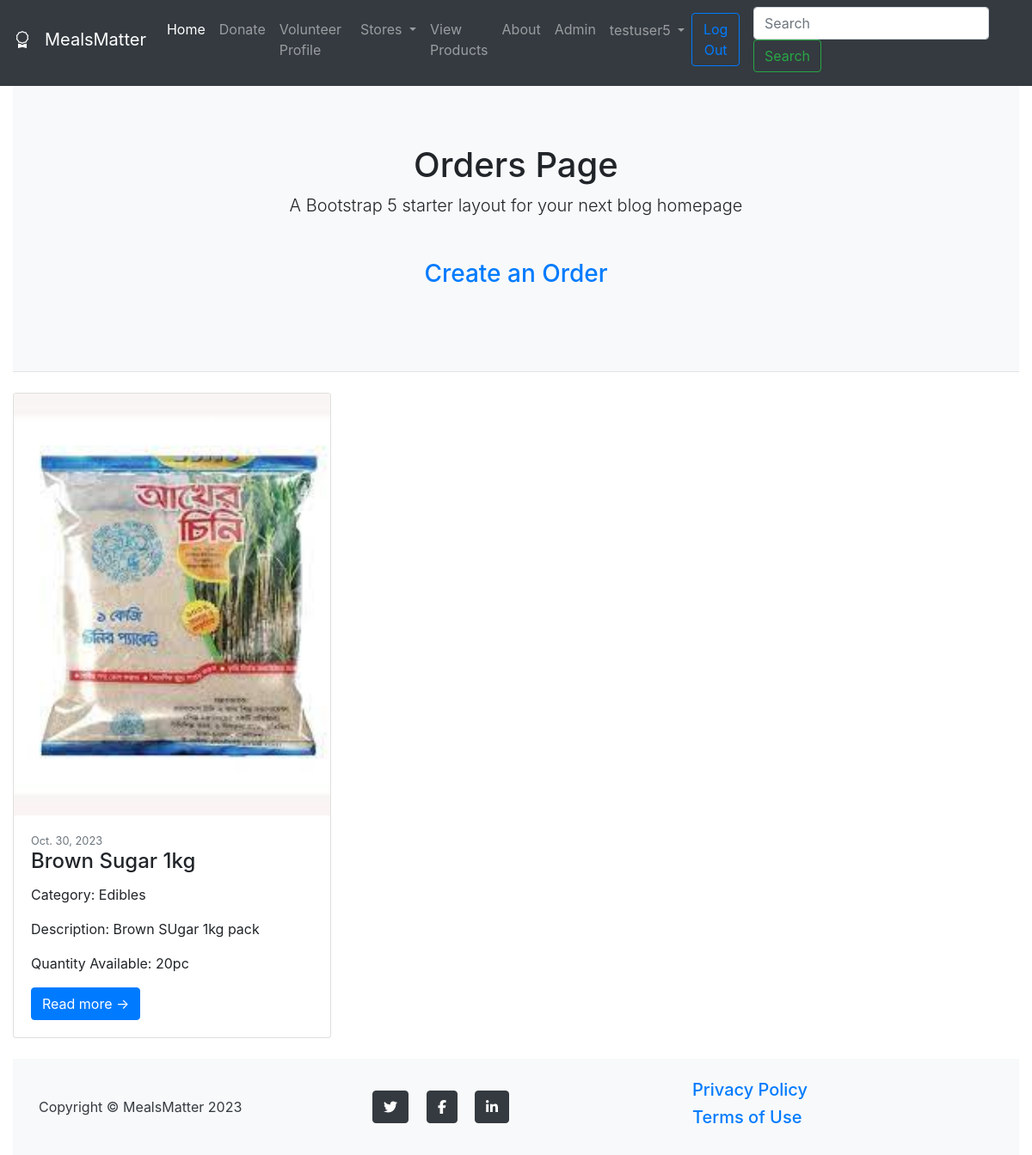
The page /stores/my-store-orders/26 (signed in) on the database its author committed.
### stores/models.py (models this page shows, shortened)
class Order(models.Model):
    product = models.ForeignKey(Product, on_delete=models.CASCADE)
    quantity = models.IntegerField(default=1)
    date = models.DateField(default=datetime.datetime.today)
    status = models.BooleanField(default=False)

class Product(models.Model):
    store = models.ForeignKey(Store, on_delete=models.CASCADE, default=None)
    name = models.CharField(max_length=100)
    category = models.CharField(max_length=30,blank=True, null=True)
    quantity = models.CharField(max_length=30, default=None)
    description = models.CharField(max_length=250, default='', blank=True, null=True)
    image = models.ImageField(upload_to='images/products/')

### stores/views.py (the view)
# urls.py: path('my-store-orders/<int:s_id><int:p_id>', views.my_store_orders, name='my-store-orders'),
def my_store_orders(request, s_id, p_id):
    orders = Order.objects.all()
    products = Product.objects.get(pk=s_id)
    return render(request, 'my_store_orders.html',{
        'orders':orders,
        'products':products,
    })

### stores/templates/my_store_orders.html (shortened to what this page needs)
{% extends 'navbar.html' %}
{% block content %}
        <header class="py-5 bg-light border-bottom mb-4">
            <div class="container">
                <div class="text-center my-5">
                    <h1 class="fw-bolder">Orders Page</h1>
                    <p class="lead mb-0">A Bootstrap 5 starter layout for your next blog homepage</p>
                    <br><br>
                    <a href="{% url 'create-order' products.store.id  %}"><h3>Create an Order</h3></a>
                </div>
            </div>
        </header>
    {% for o in orders %}
        {% if o.product.store.owner == request.user %}
                    <div class="row">
                        <div class="col-lg-4">
                            <div class="card mb-4">
                                <a href="#!"><img class="card-img-top" src="{{ o.product.image.url }}" alt="..."></a>
                                <div class="card-body">
                                    <div class="small text-muted">{{ o.date }}</div>
                                    <h2 class="card-title h4">{{ o.product.name }}</h2>
                                    <p class="card-text">Category: {{ o.product.category }}</p>
                                    <p class="card-text">Description: {{ o.product.description }}</p>
                                    <p class="card-text">Quantity Available: {{ o.product.quantity }}</p>
                                    <a class="btn btn-primary" href="#!">Read more →</a>
                                </div>
                            </div>
                        </div>
                    </div>
        {% endif %}
    {% endfor %}
<footer class="footer py-4 bg-light text-dark ">
            <div class="container">
                <div class="row align-items-center">
                    <div class="col-lg-4 text-lg-start">Copyright &copy; MealsMatter 2023</div>
                    <div class="col-lg-4 my-3 my-lg-0">
                        <a class="btn btn-dark btn-social mx-2" href="#!" aria-label="Twitter"><i class="fab fa-twitter"></i></a>
                        <a class="btn btn-dark btn-social mx-2" href="#!" aria-label="Facebook"><i class="fab fa-facebook-f"></i></a>
                        <a class="btn btn-dark btn-social mx-2" href="#!" aria-label="LinkedIn"><i class="fab fa-linkedin-in"></i></a>
                    </div>
                    <div class="col-lg-4 text-lg-end">
                       <h5 class="text-light"><a class="link-white text-decoration-none me-5" href="#!">Privacy Policy</a></h5>
                        <h5 class="text-light"><a class="link-dark text-decoration-none" href="#!">Terms of Use</a></h5>
                    </div>
                </div>
            </div>
</footer>
{% endblock %}

### templates/navbar.html (shortened to what this page needs)
{% load static %}
<!DOCTYPE html>
<html lang="en">
<head>
    <link rel="stylesheet" href="https://cdn.jsdelivr.net/npm/bootstrap@4.4.1/dist/css/bootstrap.min.css">
     <link rel="stylesheet" href=
"https://cdn.jsdelivr.net/npm/bootstrap-icons@1.5.0/font/bootstrap-icons.css" />
     <link href="{% static 'fontawesomefree/css/all.min.css' %}" rel="stylesheet" type="text/css">
</head>
<body>
<nav class="navbar navbar-expand-lg fixed-top navbar-dark bg-dark pb-3 mb-4">
  <a class="navbar-brand" href="{% url 'home' %}">
      <i class="bi bi-award mr-3"></i>MealsMatter</a>
  <div class="collapse navbar-collapse" id="navbarSupportedContent">
    <ul class="navbar-nav mr-auto">
      <li class="nav-item active">
        <a class="nav-link" href="{% url 'home' %}">Home <span class="sr-only">(current)</span></a>
      </li>
      <li class="nav-item">
        <a class="nav-link" href="{% url 'become-doner' %}">Donate</a>
      </li>
      <li class="nav-item">
        <a class="nav-link" href="{% url 'volunteer-profile' %}">Volunteer Profile</a>
      </li>
        {% if user.is_authenticated %}
            <li class="nav-item dropdown">
            <a class="nav-link dropdown-toggle" href="#" id="navbarDropdown" role="button" data-toggle="dropdown" aria-haspopup="true" aria-expanded="false">
            Stores
            </a>
            </li>
        {% endif %}
        <li class="nav-item">
        <a class="nav-link" href="{% url 'all-products' %}">View Products</a>
        </li>
        <li class="nav-item">
        <a class="nav-link" href="{% url 'about' %}">About</a>
        </li>
        <li class="nav-item">
        <a class="nav-link" href="http://127.0.0.1:8000/admin/">Admin</a>
      </li>
    </ul>
      <ul class="navbar-nav mr-right">
          {% if user.is_authenticated %}
              <li class="nav-item dropdown">
            <a class="nav-link dropdown-toggle" href="#" id="navbarDropdown" role="button" data-toggle="dropdown" aria-haspopup="true" aria-expanded="false">
            {{ user }}
            </a>
            </li>
          <li class="mr-3">
              <a  href="{% url 'logout' %}" class="btn btn-outline-primary">Log Out</a>
          </li>
            {% endif %}
      </ul>
    <form class="form-inline my-2 my-lg-0", method=POST action=
            "{% url 'search-stores' %}">
      <input class="form-control mr-sm-2" type="search" placeholder="Search" aria-label="Search"
      name="searched">
      <button class="btn btn-outline-success my-2 my-sm-0" type="submit">Search</button>
    </form>
  </div>
</nav>
    <div class="container bg-light mb-5">
        <p>
        </p>
    </div>
<div class="container-fluid ">
    {% block content %}
    {% endblock %}
</div>
</body>
</html>

### rows shown on the page
Order: product.image (picture), date "Oct. 30, 2023", product.name "Brown Sugar 1kg", product.category "Edibles", product.description "Brown SUgar 1kg pack", product.quantity "20pc"

### other values the page prints
{{ user }} "testuser5"
